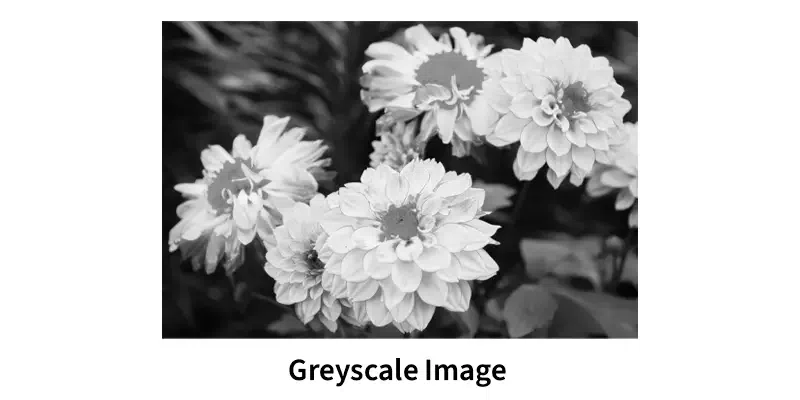
#> input picture images/test.png, 800 x 400 px; its folder holds 5 pictures in this run
$ python run_crypto.py
#> lines starting #> are read from the running program, lines starting #| are printed output that depends on the picture
### fractional_core/generator.py
import sys
import os
import numpy as np

# Ensure project root is in path
sys.path.append(os.path.dirname(os.path.dirname(os.path.abspath(__file__))))

import config
from fractional_core.abm_solver import ABMSolver
from chaos.drive_system import drive_field

def generate_fractional_sequences(length, discard_transients=True):
    """
    Generates chaotic sequences using the mathematically corrected fractional-order
    Adams-Bashforth-Moulton predictor-corrector numerical method.

    Args:
        length (int): The number of chaotic state vectors to generate.
        discard_transients (bool): If True, discards config.DISCARD_STEPS initial steps
                                   to ensure trajectories are fully on the chaotic attractor.

    Returns:
        np.ndarray: Array of shape (length, 6) containing the fractional chaotic states.
    """
    # Total steps to compute
    transient_steps = config.DISCARD_STEPS if discard_transients else 0
    total_steps = transient_steps + length

    # Initialize the mathematically corrected ABM solver
    solver = ABMSolver(q=config.Q, dt=config.DT, truncation_window=config.L, dim=6)

    # Initial conditions
    x0 = np.array([1.0, 1.0, 1.0, 1.0, 1.0, 1.0], dtype=np.float64)

    # Pre-allocate history buffers for sliding window (Short Memory Principle)
    f_history = np.zeros((config.L, 6), dtype=np.float64)
    f_history[0] = drive_field(x0, a=config.A, b=config.B)

    # Pre-allocate trajectory memory. For large lengths, we only store what we need.
    trajectory = np.zeros((length, 6), dtype=np.float64)

    if not discard_transients and length > 0:
        trajectory[0] = x0

    n_hist = 1

    for i in range(1, total_steps):
        valid_f_hist = f_history[:n_hist]

        # 1. Fractional Predictor Step (Adams-Bashforth)
        x_pred = solver.predict(x0, valid_f_hist)
        f_pred = drive_field(x_pred, a=config.A, b=config.B)

        # 2. Fractional Corrector Step (Adams-Moulton)
        x_next = solver.correct(x0, valid_f_hist, f_pred)
        f_next = drive_field(x_next, a=config.A, b=config.B)

        # Store in output trajectory if past transient phase
        if i >= transient_steps:
            idx = i - transient_steps
            trajectory[idx] = x_next

        # Update sliding history buffer
        if n_hist < config.L:
            f_history[n_hist] = f_next
            n_hist += 1
        else:
            f_history[:-1] = f_history[1:]
            f_history[-1] = f_next

    return trajectory

### fractional_core/abm_solver.py
import numpy as np
from scipy.special import gamma

class ABMSolver:
    """
    Fractional Adams-Bashforth-Moulton Predictor-Corrector Solver.
    Uses the Short Memory Principle (truncation) for O(N * L) scaling.
    Mathematically corrected to align strictly with Diethelm's formulation,
    specifically fixing the Newton-Cotes weight for the t_0 boundary node.
    """
    def __init__(self, q, dt, truncation_window=5000, dim=6):
        self.q = q
        self.h = dt
        self.L = truncation_window
        self.dim = dim
        self.internal_step = 0  # Tracks absolute steps to handle startup boundary conditions

        # Precompute weights for the Predictor (b) and Corrector (a)
        self.b = np.zeros(self.L, dtype=np.float64)
        self.a = np.zeros(self.L, dtype=np.float64)

        self.coeff_p = (self.h ** self.q) / gamma(self.q + 1)
        self.coeff_c = (self.h ** self.q) / gamma(self.q + 2)

        # k goes from 1 to L
        for k in range(1, self.L + 1):
            # Predictor weight b_{j, n+1} where k = n + 1 - j
            self.b[k-1] = self.coeff_p * (k**self.q - (k-1)**self.q)

            # Corrector bulk weight a_{j, n+1} where k = n + 1 - j
            self.a[k-1] = self.coeff_c * ((k+1)**(self.q+1) - 2 * k**(self.q+1) + (k-1)**(self.q+1))

        self.a0 = self.coeff_c

        # Reverse weights so we can use np.dot directly with a chronologically ordered history buffer.
        self.b_rev = self.b[::-1].reshape(-1, 1)
        self.a_rev = self.a[::-1].reshape(-1, 1)

    def predict(self, x0, f_history):
        """
        Predicts the next state x_{n+1}^P.
        f_history should be a numpy array of shape (L_eff, dim), where L_eff <= L.
        """
        n = len(f_history)
        if n == 0:
            return np.copy(x0)

        # Select the appropriate number of reversed weights based on current history length
        b_eff = self.b_rev[-n:]

        # Predictor sum
        memory_p = np.sum(b_eff * f_history, axis=0)
        return x0 + memory_p

    def correct(self, x0, f_history, f_pred):
        """
        Corrects the state x_{n+1} using the predicted vector field f_pred.
        f_history should be a numpy array of shape (L_eff, dim).
        """
        n = len(f_history)
        if n == 0:
            self.internal_step += 1
            return x0 + self.a0 * f_pred

        absolute_n = self.internal_step + 1

        a_eff = np.copy(self.a_rev[-n:])

        # MATHEMATICAL CORRECTION:
        # In Diethelm's formulation, the Newton-Cotes weight for the boundary node j=0 (at t_0)
        # is fundamentally different from the bulk interpolant nodes.
        # If absolute_n <= self.L, then f_history[0] still represents the true initial condition f(t_0).
        if absolute_n <= self.L:
            # For the step computing x_{m+1}, the history buffer has m elements, so m = absolute_n - 1.
            m = absolute_n - 1
            a_0_m_plus_1 = self.coeff_c * (m**(self.q + 1) - (m - self.q) * (m + 1)**self.q)
            # The weight for f_history[0] is at index 0 of a_eff
            a_eff[0, 0] = a_0_m_plus_1

        memory_c = np.sum(a_eff * f_history, axis=0)

        self.internal_step += 1
        return x0 + memory_c + self.a0 * f_pred

### chaos/drive_system.py
import numpy as np

def drive_field(x, a=0.5, b=0.2):
    """
    Computes the vector field of the 6D hyperchaotic drive system.
    Equation (3.2) from the paper.
    """
    x1, x2, x3, x4, x5, x6 = x

    dx1 = a * (-x1 + x2) + x4
    dx2 = -x3 * np.sign(x1)
    dx3 = -1 + np.abs(x1)
    dx4 = -b * np.cos(x2)
    dx5 = -x5 + x1 * x4
    dx6 = -x6 + x1 * x3

    return np.array([dx1, dx2, dx3, dx4, dx5, dx6])

### sync/integrator.py
import numpy as np
from scipy.special import gamma

class FractionalIntegrator:
    """
    Computes numerical fractional integration I^q using finite history buffering.
    We use the same Adams-Bashforth weights (b_k) to integrate.
    Since D^{-q} x(t) = I^q x(t), we apply weights corresponding to order -q.
    Wait, actually the fractional integral I^q is computed exactly as the predictor
    step of ABM solver but with q instead of -q, because the ABM solver computes I^q(f).
    Therefore, I^q(e) = (h^q / Gamma(q+1)) sum b_k * e_{n-k}
    where b_k = k^q - (k-1)^q.
    """
    def __init__(self, q, dt, truncation_window=5000, dim=6):
        self.q = q
        self.h = dt
        self.L = truncation_window
        self.dim = dim

        self.b = np.zeros(self.L)
        coeff_p = (self.h ** self.q) / gamma(self.q + 1)

        for k in range(1, self.L + 1):
            self.b[k-1] = coeff_p * (k**self.q - (k-1)**self.q)

        self.b_rev = self.b[::-1].reshape(-1, 1)

    def integrate(self, history):
        """
        history: (L_eff, dim) chronologically ordered buffer
        """
        n = len(history)
        if n == 0:
            return np.zeros(self.dim)

        b_eff = self.b_rev[-n:]
        return np.sum(b_eff * history, axis=0)

### crypto/key_extractor.py
import numpy as np
import hashlib

def extract_keys(sync_states):
    """
    Extracts deterministic pseudo-random keys from synchronized chaotic states.
    Uses block-based majority voting on sign to generate a noise-tolerant seed,
    then expands it using a PRNG to guarantee 100% matching key sequences.
    """
    N = len(sync_states)
    block_size = 32
    num_blocks = max(1, N // block_size)

    bits = []
    # Use states x2, x3, x4, x5, x6 which are highly stable and synchronized
    for j in [1, 2, 3, 4, 5]:
        for b in range(num_blocks):
            start = b * block_size
            end = start + block_size
            votes = np.sum(sync_states[start:end, j] > 0)
            bit = 1 if votes > (block_size / 2) else 0
            bits.append(bit)

    # Convert bits to bytes
    byte_array = bytearray()
    bit_string = "".join(str(b) for b in bits)
    for i in range(0, len(bit_string), 8):
        byte_chunk = bit_string[i:i+8]
        if len(byte_chunk) < 8:
            byte_chunk = byte_chunk.ljust(8, '0')
        byte_array.append(int(byte_chunk, 2))

    # Generate 256-bit seed
    seed = hashlib.sha256(byte_array).digest()

    # Convert bytes to sequence of uint32 for SeedSequence compatibility
    seed_ints = np.frombuffer(seed, dtype=np.uint32)

    # Expand seed to generate keys of shape (N, 6)
    rng = np.random.default_rng(seed_ints)
    keys = rng.integers(0, 256, size=(N, 6), dtype=np.uint8)
    return keys

### sync/sliding_surface.py
import numpy as np

def compute_sigma(e_curr, I_e, I_e_nu, alpha=2.0, beta=1.0):
    """
    Computes the fractional sliding surface:
    sigma_i = e_i + alpha * I^q(e_i) + beta * I^q(e_i * |e_i|^nu)
    """
    sigma = e_curr + alpha * I_e + beta * I_e_nu
    return sigma

### sync/controller.py
import numpy as np

def compute_control(e, sigma, sys_nonlinearities, alpha=2.0, beta=1.0, theta=5.0, delta=2.0, nu=0.5, mu=0.5, epsilon=1e-8, clip_limit=100.0):
    """
    Computes the regularized fractional sliding mode control effort.
    Equation (4.6)
    u_i = -sys_nonlinearities - alpha*e_i - beta*e_i*(e_i^2 + eps)^(nu/2)
          - theta*tanh(sigma_i) - delta*tanh(sigma_i)*(sigma_i^2 + eps)^(mu/2)
    """
    # Regularized fractional power terms
    e_term = e * np.power(e**2 + epsilon, nu/2)
    sigma_term = np.tanh(sigma) * np.power(sigma**2 + epsilon, mu/2)

    u = -sys_nonlinearities - alpha * e - beta * e_term - theta * np.tanh(sigma) - delta * sigma_term

    # Clip the control effort to prevent NaN cascade during initial transients
    u = np.clip(u, -clip_limit, clip_limit)

    return u

### sync/synchronizer.py
import numpy as np

# [22 lines left out: function sys_nonlinear_terms, not called in this run]

def compute_nonlinear_cancellation(x, y, gamma, a=0.5, b=0.2):
    from chaos.drive_system import drive_field
    from chaos.response_system import response_field
    f_y = response_field(y, np.zeros(6), a=a, b=b)
    f_x = drive_field(x, a=a, b=b)
    return f_y - gamma * f_x

### chaos/response_system.py
import numpy as np

def response_field(y, u, a=0.5, b=0.2):
    """
    Computes the vector field of the 6D hyperchaotic response system.
    Equation (3.3) from the paper.
    u is the control input vector.
    """
    y1, y2, y3, y4, y5, y6 = y
    u1, u2, u3, u4, u5, u6 = u

    dy1 = a * (-y1 + y2) + y4 + u1
    dy2 = -y3 * np.sign(y1) + u2
    dy3 = -1 + np.abs(y1) + u3
    dy4 = -b * np.cos(y2) + u4
    dy5 = -y5 + y1 * y4 + u5
    dy6 = -y6 + y1 * y3 + u6

    return np.array([dy1, dy2, dy3, dy4, dy5, dy6])

### crypto/image_cipher.py
import numpy as np

def encrypt_image(image_bytes, keys):
    """
    Encrypts an image using permutation and XOR diffusion.
    keys: array of shape (N, 6) containing uint8 keys extracted from states.
    N must be >= len(image_bytes).
    """
    N = len(image_bytes)

    # 1. Permutation using x1 (keys[:, 0])
    perm_indices = np.argsort(keys[:N, 0])
    permuted_bytes = image_bytes[perm_indices]

    # 2. Diffusion using x4 (keys[:, 3])
    cipher_bytes = np.bitwise_xor(permuted_bytes, keys[:N, 3])

    return cipher_bytes

def decrypt_image(cipher_bytes, keys):
    """
    Decrypts the image by reversing diffusion then permutation.
    """
    N = len(cipher_bytes)

    # 1. Reverse Diffusion using x4
    permuted_bytes = np.bitwise_xor(cipher_bytes, keys[:N, 3])

    # 2. Reverse Permutation using x1
    perm_indices = np.argsort(keys[:N, 0])

    # We need to invert the permutation indices
    inv_perm_indices = np.empty_like(perm_indices)
    inv_perm_indices[perm_indices] = np.arange(N)

    decrypted_bytes = permuted_bytes[inv_perm_indices]

    return decrypted_bytes

### main/run_crypto.py
import sys
import os
import numpy as np
import matplotlib.pyplot as plt
from PIL import Image

# Add project root to sys.path
sys.path.append(os.path.dirname(os.path.dirname(os.path.abspath(__file__))))

import config
from fractional_core.abm_solver import ABMSolver
from fractional_core.generator import generate_fractional_sequences
from sync.integrator import FractionalIntegrator
from sync.sliding_surface import compute_sigma
from sync.controller import compute_control
from sync.synchronizer import compute_nonlinear_cancellation
from chaos.response_system import response_field
from crypto.key_extractor import extract_keys
from crypto.image_cipher import encrypt_image, decrypt_image
from paper_mode.direct_key_extractor import extract_paper_keys
from paper_mode.direct_encrypt import encrypt_paper
from paper_mode.direct_decrypt import decrypt_paper

def load_image(filepath, target_size=(100, 100)):
    """Loads image, converts to grayscale, resizes to keep simulation time practical."""
#> called with filepath = 'images/test.png', target_size = (100, 100)
    print(f"Loading image from {filepath}...")
    img = Image.open(filepath).convert('L')
    img = img.resize(target_size)
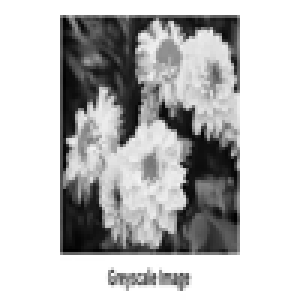
#> img: PIL image 100x100 L (shown 3 times larger); min 0, max 255, mean 190
    img_array = np.array(img, dtype=np.uint8)
    return img_array

def run_synchronization(total_steps, x_trajectory):
    """Executes explicit ABM-PC synchronization against a pre-computed drive trajectory."""
    print(f"Initializing Fractional Synchronization for {total_steps} steps...")

    response_solver = ABMSolver(q=config.Q, dt=config.DT, truncation_window=config.L)

    e_integrator = FractionalIntegrator(q=config.Q, dt=config.DT, truncation_window=config.L)
    e_nu_integrator = FractionalIntegrator(q=config.Q, dt=config.DT, truncation_window=config.L)

    y0 = np.array([5.0, -3.0, 2.0, -4.0, 1.0, -2.0], dtype=np.float64)
    x0 = x_trajectory[0]

    y_hist = np.zeros((config.L, 6), dtype=np.float64)
    f_y_hist = np.zeros((config.L, 6), dtype=np.float64)

    e_hist = np.zeros((config.L, 6), dtype=np.float64)
    e_nu_hist = np.zeros((config.L, 6), dtype=np.float64)

    y_trajectory = np.zeros((total_steps, 6), dtype=np.float64)
    errors_trajectory = np.zeros((total_steps, 6), dtype=np.float64)

    y_hist[0] = y0

    e0 = y0 - config.GAMMA * x0
    e_hist[0] = e0
    e_nu_hist[0] = e0 * np.power(e0**2 + config.EPSILON, config.NU / 2.0)

    I_e0 = e_integrator.integrate(e_hist[:1])
    I_e_nu0 = e_nu_integrator.integrate(e_nu_hist[:1])
    sigma0 = compute_sigma(e0, I_e0, I_e_nu0, alpha=config.ALPHA, beta=config.BETA)

    u0 = compute_control(e0, sigma0, compute_nonlinear_cancellation(x0, y0, config.GAMMA, a=config.A, b=config.B),
                         alpha=config.ALPHA, beta=config.BETA, theta=config.THETA, delta=config.DELTA,
                         nu=config.NU, mu=config.MU, epsilon=config.EPSILON, clip_limit=config.CLIP_LIMIT)
    f_y_hist[0] = response_field(y0, u0, a=config.A, b=config.B)

    y_trajectory[0] = y0
    errors_trajectory[0] = e0

    n_hist = 1
    synchronized = False

    for i in range(1, total_steps):
        valid_f_y = f_y_hist[:n_hist]
        valid_e = e_hist[:n_hist]
        valid_e_nu = e_nu_hist[:n_hist]

        # 1. GET PRE-COMPUTED DRIVE STATE
        x_next = x_trajectory[i]
        x_pred = x_trajectory[i] # Approximated for nonlinear cancellation

        # 2. RESPONSE PREDICTOR
        y_pred = response_solver.predict(y0, valid_f_y)

        # 3. ERROR & SURFACE
        e_next = y_pred - config.GAMMA * x_next
        e_nu_next = e_next * np.power(e_next**2 + config.EPSILON, config.NU / 2.0)

        temp_e = np.vstack([valid_e, e_next])[-config.L:]
        temp_e_nu = np.vstack([valid_e_nu, e_nu_next])[-config.L:]

        I_e_next = e_integrator.integrate(temp_e)
        I_e_nu_next = e_nu_integrator.integrate(temp_e_nu)

        sigma_next = compute_sigma(e_next, I_e_next, I_e_nu_next, alpha=config.ALPHA, beta=config.BETA)

        # 4. CONTROL
        sys_nonlin = compute_nonlinear_cancellation(x_next, y_pred, config.GAMMA, a=config.A, b=config.B)
        u_next = compute_control(e_next, sigma_next, sys_nonlin,
                                 alpha=config.ALPHA, beta=config.BETA, theta=config.THETA, delta=config.DELTA,
                                 nu=config.NU, mu=config.MU, epsilon=config.EPSILON, clip_limit=config.CLIP_LIMIT)

        # 5. RESPONSE CORRECTOR
        f_y_pred = response_field(y_pred, u_next, a=config.A, b=config.B)
        y_next = response_solver.correct(y0, valid_f_y, f_y_pred)
        f_y_next = response_field(y_next, u_next, a=config.A, b=config.B)

        y_trajectory[i] = y_next
        errors_trajectory[i] = y_next - config.GAMMA * x_next

        if n_hist < config.L:
            y_hist[n_hist] = y_next
            f_y_hist[n_hist] = f_y_next
            e_hist[n_hist] = errors_trajectory[i]
            e_nu_hist[n_hist] = e_nu_next
            n_hist += 1
        else:
            y_hist[:-1] = y_hist[1:]
            y_hist[-1] = y_next
            f_y_hist[:-1] = f_y_hist[1:]
            f_y_hist[-1] = f_y_next
            e_hist[:-1] = e_hist[1:]
            e_hist[-1] = errors_trajectory[i]
            e_nu_hist[:-1] = e_nu_hist[1:]
            e_nu_hist[-1] = e_nu_next

        if not synchronized and i > config.DISCARD_STEPS:
            if np.max(np.abs(errors_trajectory[i])) < config.SYNC_THRESHOLD:
                synchronized = True
                print(f"[*] Synchronization lock achieved at step {i}!")

        if i % 2000 == 0:
            err_norm = np.linalg.norm(errors_trajectory[i])
            print(f"Simulation Step {i}/{total_steps} | Error: {err_norm:.2e}")

    if not synchronized:
        print("[!] WARNING: Strict synchronization threshold not met.")

    return y_trajectory

def save_image(img_array, shape, filename):
    img = Image.fromarray(img_array.reshape(shape), mode='L')
    path = os.path.join(os.path.dirname(os.path.dirname(os.path.abspath(__file__))), 'results', filename)
    img.save(path)
    print(f"Saved {path}")
    return path

def main():
    print("=== Fractional-Order Hyperchaotic Secure Communication Demo ===")

    # 1. LOAD IMAGE
    image_path = os.path.join(os.path.dirname(os.path.dirname(os.path.abspath(__file__))), 'images', 'test.png')
    img_array = load_image(image_path, target_size=(100, 100))
    img_shape = img_array.shape
#> img_shape = (100, 100)
    img_bytes = img_array.flatten()
#> img_bytes = 10000 values, max 255 at index 0, min 0 at index 621, mean 190
    N = len(img_bytes)
#> N = 10000
    print(f"Image loaded: {img_shape} -> {N} bytes.")
#| Image loaded: (100, 100) -> 10000 bytes.

    # Calculate required steps to get enough chaotic keys
    total_steps = config.DISCARD_STEPS + N
#> total_steps = 15000

    # 2. GENERATE DRIVE SEQUENCES (Decoupled Transmitter)
    print(f"Generating Transmitting Drive Sequences for {total_steps} steps...")
#> (printed output is left out)
    x_traj = generate_fractional_sequences(total_steps, discard_transients=False)

    # 3. RUN SYNCHRONIZATION (Receiver)
    y_traj = run_synchronization(total_steps, x_traj)
#> (printed output is left out)

    # Ensure we only use states after transients
    x_sync = x_traj[config.DISCARD_STEPS : config.DISCARD_STEPS + N]
    y_sync = y_traj[config.DISCARD_STEPS : config.DISCARD_STEPS + N]

    # 4. EXTRACT CHAOTIC KEYS
    if getattr(config, 'MODE', 'robust') == 'paper':
        print("[*] Running in PAPER mode (Direct Quantization, no PRNG/SHA-256)")
        tx_keys = extract_paper_keys(x_sync)
        rx_keys = extract_paper_keys(y_sync)
    else:
        print("[*] Running in ROBUST mode (SHA-256 seed + PRNG expansion)")
        tx_keys = extract_keys(x_sync)
#> the loop in extract_keys, `for i in range(0, len(bit_string), 8):` made 195 passes
#> i on passes 2 to 4: 8, 16, 24
        rx_keys = extract_keys(y_sync)
#> the loop in extract_keys (call 2), `for i in range(0, len(bit_string), 8):` made 195 passes

    # Verify that independent key generation results in identical keys
    keys_match = np.array_equal(tx_keys, rx_keys)
    print(f"[*] Checking key parity between transmitter and receiver: {'MATCHED' if keys_match else 'FAILED'}")
#| [*] Checking key parity between transmitter and receiver: MATCHED
    assert keys_match, "CRITICAL ERROR: Key mismatch between transmitter and receiver!"

    # 5. ENCRYPTION (Transmitter side)
    print("Encrypting image...")
    if getattr(config, 'MODE', 'robust') == 'paper':
        encrypted_bytes = encrypt_paper(img_bytes, x_sync)
    else:
        encrypted_bytes = encrypt_image(img_bytes, tx_keys)
    save_image(encrypted_bytes, img_shape, 'encrypted.png')
#> in save_image, `img = Image.fromarray(img_array.reshape(shape), mode='L')`:
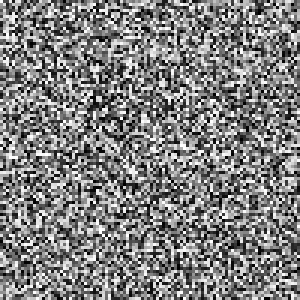
#> img: PIL image 100x100 L (shown 3 times larger); min 0, max 255, mean 127.5

    # 6. DECRYPTION (Receiver side)
    print("Decrypting image...")
    if getattr(config, 'MODE', 'robust') == 'paper':
        decrypted_bytes = decrypt_paper(encrypted_bytes, y_sync)
    else:
        decrypted_bytes = decrypt_image(encrypted_bytes, rx_keys)
    save_image(decrypted_bytes, img_shape, 'decrypted.png')

    # 7. VALIDATION
    match = np.array_equal(img_bytes, decrypted_bytes)
    print("\n=== Validation Results ===")
    print(f"Total Pixels: {N}")
#| Total Pixels: 10000
    print(f"Decryption Match: {'SUCCESS' if match else 'FAILED'}")
#| Decryption Match: SUCCESS

    # 8. SAVE COMPARISON PLOT
    plt.figure(figsize=(15, 5))

    plt.subplot(1, 3, 1)
    plt.title("Original", fontsize=14)
    plt.imshow(img_array, cmap='gray')
    plt.axis('off')

    plt.subplot(1, 3, 2)
    plt.title("Encrypted", fontsize=14)
    plt.imshow(encrypted_bytes.reshape(img_shape), cmap='gray')
    plt.axis('off')

    plt.subplot(1, 3, 3)
    plt.title("Decrypted", fontsize=14)
    plt.imshow(decrypted_bytes.reshape(img_shape), cmap='gray')
    plt.axis('off')

    comp_path = os.path.join(os.path.dirname(os.path.dirname(os.path.abspath(__file__))), 'results', 'comparison.png')
    plt.savefig(comp_path, dpi=300, bbox_inches='tight')
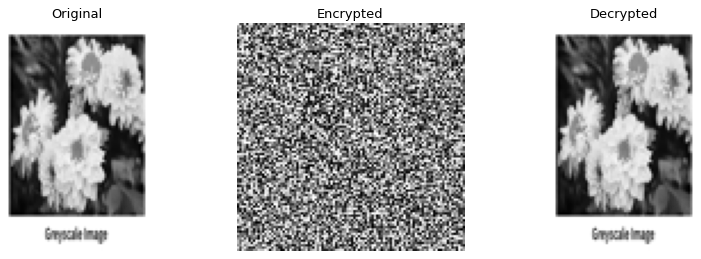
#> figure drawn by matplotlib, 3 panels
    plt.close()
    print(f"Saved side-by-side comparison to {comp_path}")
    print("===============================================================")

if __name__ == "__main__":
    main()
